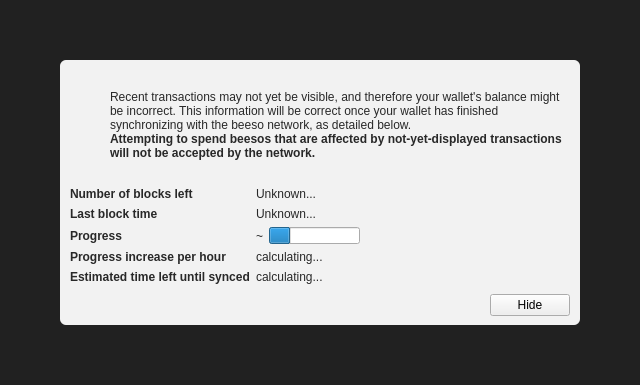
<?xml version="1.0" encoding="UTF-8"?>
<ui version="4.0">
 <class>ModalOverlay</class>
 <widget class="ModalOverlay" name="ModalOverlay">
  <property name="geometry">
   <rect>
    <x>0</x>
    <y>0</y>
    <width>640</width>
    <height>385</height>
   </rect>
  </property>
  <property name="windowTitle">
   <string>Form</string>
  </property>
  <layout class="QVBoxLayout" name="verticalLayout" stretch="0">
   <property name="sizeConstraint">
    <enum>QLayout::SetDefaultConstraint</enum>
   </property>
   <property name="leftMargin">
    <number>0</number>
   </property>
   <property name="topMargin">
    <number>0</number>
   </property>
   <property name="rightMargin">
    <number>0</number>
   </property>
   <property name="bottomMargin">
    <number>0</number>
   </property>
   <item>
    <widget class="QWidget" name="bgWidget" native="true">
     <property name="styleSheet">
      <string notr="true">#bgWidget { background: rgba(0,0,0,220); }</string>
     </property>
     <layout class="QVBoxLayout" name="verticalLayoutMain" stretch="1">
      <property name="leftMargin">
       <number>60</number>
      </property>
      <property name="topMargin">
       <number>60</number>
      </property>
      <property name="rightMargin">
       <number>60</number>
      </property>
      <property name="bottomMargin">
       <number>60</number>
      </property>
      <item>
       <widget class="QWidget" name="contentWidget" native="true">
        <property name="styleSheet">
         <string notr="true">#contentWidget { background: rgba(255,255,255,240); border-radius: 6px; }

QLabel { color: rgb(40,40,40);  }</string>
        </property>
        <layout class="QVBoxLayout" name="verticalLayoutSub" stretch="1,0,0,0">
         <property name="spacing">
          <number>0</number>
         </property>
         <property name="leftMargin">
          <number>10</number>
         </property>
         <property name="topMargin">
          <number>10</number>
         </property>
         <property name="rightMargin">
          <number>10</number>
         </property>
         <property name="bottomMargin">
          <number>10</number>
         </property>
         <item>
          <layout class="QHBoxLayout" name="horizontalLayoutIconText" stretch="0,1">
           <property name="topMargin">
            <number>20</number>
           </property>
           <item>
            <layout class="QVBoxLayout" name="verticalLayoutIcon">
             <property name="leftMargin">
              <number>0</number>
             </property>
             <item>
              <widget class="QPushButton" name="warningIcon">
               <property name="enabled">
                <bool>false</bool>
               </property>
               <property name="text">
                <string/>
               </property>
               <property name="icon">
                <iconset>
                 <normaloff>:/icons/warning</normaloff>
                 <disabledoff>:/icons/warning</disabledoff>:/icons/warning</iconset>
               </property>
               <property name="iconSize">
                <size>
                 <width>48</width>
                 <height>48</height>
                </size>
               </property>
               <property name="flat">
                <bool>true</bool>
               </property>
              </widget>
             </item>
             <item>
              <spacer name="verticalSpacerWarningIcon">
               <property name="orientation">
                <enum>Qt::Vertical</enum>
               </property>
               <property name="sizeHint" stdset="0">
                <size>
                 <width>20</width>
                 <height>40</height>
                </size>
               </property>
              </spacer>
             </item>
            </layout>
           </item>
           <item>
            <layout class="QVBoxLayout" name="verticalLayoutInfoText">
             <property name="leftMargin">
              <number>0</number>
             </property>
             <property name="topMargin">
              <number>0</number>
             </property>
             <item>
              <widget class="QLabel" name="infoText">
               <property name="text">
                <string>Recent transactions may not yet be visible, and therefore your wallet's balance might be incorrect. This information will be correct once your wallet has finished synchronizing with the beeso network, as detailed below.</string>
               </property>
               <property name="textFormat">
                <enum>Qt::RichText</enum>
               </property>
               <property name="wordWrap">
                <bool>true</bool>
               </property>
              </widget>
             </item>
             <item>
              <widget class="QLabel" name="infoTextStrong">
               <property name="font">
                <font>
                 <weight>75</weight>
                 <bold>true</bold>
                </font>
               </property>
               <property name="text">
                <string>Attempting to spend beesos that are affected by not-yet-displayed transactions will not be accepted by the network.</string>
               </property>
               <property name="textFormat">
                <enum>Qt::RichText</enum>
               </property>
               <property name="wordWrap">
                <bool>true</bool>
               </property>
              </widget>
             </item>
             <item>
              <spacer name="verticalSpacerInTextSpace">
               <property name="orientation">
                <enum>Qt::Vertical</enum>
               </property>
               <property name="sizeHint" stdset="0">
                <size>
                 <width>20</width>
                 <height>40</height>
                </size>
               </property>
              </spacer>
             </item>
            </layout>
           </item>
          </layout>
         </item>
         <item>
          <spacer name="verticalSpacerAfterText">
           <property name="orientation">
            <enum>Qt::Vertical</enum>
           </property>
           <property name="sizeHint" stdset="0">
            <size>
             <width>20</width>
             <height>40</height>
            </size>
           </property>
          </spacer>
         </item>
         <item>
          <layout class="QFormLayout" name="formLayout">
           <property name="fieldGrowthPolicy">
            <enum>QFormLayout::FieldsStayAtSizeHint</enum>
           </property>
           <property name="horizontalSpacing">
            <number>6</number>
           </property>
           <property name="verticalSpacing">
            <number>6</number>
           </property>
           <property name="topMargin">
            <number>10</number>
           </property>
           <item row="0" column="0">
            <widget class="QLabel" name="labelNumberOfBlocksLeft">
             <property name="font">
              <font>
               <weight>75</weight>
               <bold>true</bold>
              </font>
             </property>
             <property name="text">
              <string>Number of blocks left</string>
             </property>
            </widget>
           </item>
           <item row="0" column="1">
            <widget class="QLabel" name="numberOfBlocksLeft">
             <property name="text">
              <string>Unknown...</string>
             </property>
            </widget>
           </item>
           <item row="1" column="0">
            <widget class="QLabel" name="labelLastBlockTime">
             <property name="font">
              <font>
               <weight>75</weight>
               <bold>true</bold>
              </font>
             </property>
             <property name="text">
              <string>Last block time</string>
             </property>
            </widget>
           </item>
           <item row="1" column="1">
            <widget class="QLabel" name="newestBlockDate">
             <property name="sizePolicy">
              <sizepolicy hsizetype="Maximum" vsizetype="Preferred">
               <horstretch>0</horstretch>
               <verstretch>0</verstretch>
              </sizepolicy>
             </property>
             <property name="text">
              <string>Unknown...</string>
             </property>
            </widget>
           </item>
           <item row="2" column="0">
            <widget class="QLabel" name="labelSyncDone">
             <property name="font">
              <font>
               <weight>75</weight>
               <bold>true</bold>
              </font>
             </property>
             <property name="text">
              <string>Progress</string>
             </property>
            </widget>
           </item>
           <item row="2" column="1">
            <layout class="QHBoxLayout" name="horizontalLayoutSync" stretch="0,1">
             <item>
              <widget class="QLabel" name="percentageProgress">
               <property name="text">
                <string notr="true">~</string>
               </property>
              </widget>
             </item>
             <item>
              <widget class="QProgressBar" name="progressBar">
               <property name="value">
                <number>24</number>
               </property>
               <property name="format">
                <string/>
               </property>
              </widget>
             </item>
            </layout>
           </item>
           <item row="4" column="0">
            <widget class="QLabel" name="labelProgressIncrease">
             <property name="font">
              <font>
               <weight>75</weight>
               <bold>true</bold>
              </font>
             </property>
             <property name="text">
              <string>Progress increase per hour</string>
             </property>
            </widget>
           </item>
           <item row="4" column="1">
            <widget class="QLabel" name="progressIncreasePerH">
             <property name="text">
              <string>calculating...</string>
             </property>
            </widget>
           </item>
           <item row="5" column="0">
            <widget class="QLabel" name="labelEstimatedTimeLeft">
             <property name="font">
              <font>
               <weight>75</weight>
               <bold>true</bold>
              </font>
             </property>
             <property name="text">
              <string>Estimated time left until synced</string>
             </property>
            </widget>
           </item>
           <item row="5" column="1">
            <widget class="QLabel" name="expectedTimeLeft">
             <property name="text">
              <string>calculating...</string>
             </property>
            </widget>
           </item>
          </layout>
         </item>
         <item>
          <layout class="QHBoxLayout" name="horizontalLayoutButtons">
           <property name="leftMargin">
            <number>10</number>
           </property>
           <property name="topMargin">
            <number>10</number>
           </property>
           <item>
            <spacer name="horizontalSpacer">
             <property name="orientation">
              <enum>Qt::Horizontal</enum>
             </property>
             <property name="sizeHint" stdset="0">
              <size>
               <width>40</width>
               <height>20</height>
              </size>
             </property>
            </spacer>
           </item>
           <item>
            <widget class="QPushButton" name="closeButton">
             <property name="text">
              <string>Hide</string>
             </property>
            </widget>
           </item>
          </layout>
         </item>
        </layout>
       </widget>
      </item>
     </layout>
    </widget>
   </item>
  </layout>
 </widget>
 <customwidgets>
  <customwidget>
   <class>ModalOverlay</class>
   <extends>QWidget</extends>
   <header>qt/modaloverlay.h</header>
   <container>1</container>
  </customwidget>
 </customwidgets>
 <resources/>
 <connections/>
</ui>
